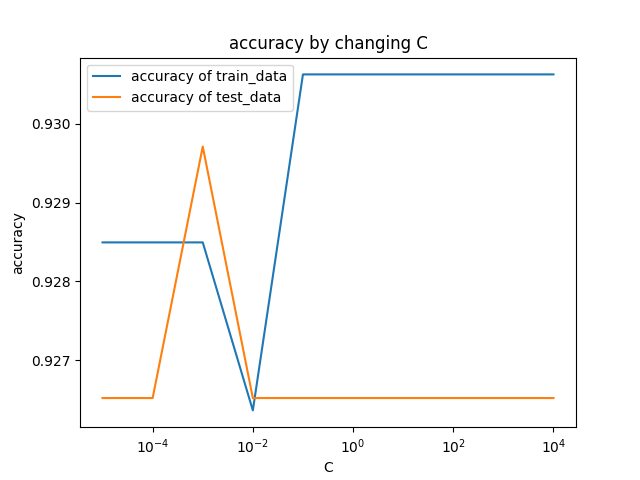

Write Python code to recreate this figure.
# coding: UTF-8
import matplotlib.pyplot as plt
from sklearn.linear_model import LogisticRegression
from sklearn.datasets import make_classification
from sklearn import preprocessing
from sklearn.model_selection import train_test_split

# データの生成
X, y = make_classification(
    n_samples=1250, n_features=4, n_informative=2, n_redundant=2, random_state=42)
train_X, test_X, train_y, test_y = train_test_split(X, y, random_state=42)

# Cの値の範囲を設定(今回は1e-5,1e-4,1e-3,0.01,0.1,1,10,100,1000,10000)
C_list = [10 ** i for i in range(-5, 5)]

# グラフ描画用の空リストを用意
train_accuracy = []
test_accuracy = []

# 以下にコードを書いてください。
for C in C_list:
    model = LogisticRegression(C=C, random_state=42)
    model.fit(train_X, train_y)
    train_accuracy.append(model.score(train_X, train_y))
    test_accuracy.append(model.score(test_X, test_y))

# コードの編集はここまでです。


# グラフの準備
# semilogx()はxのスケールを10のx乗のスケールに変更する
plt.semilogx(C_list, train_accuracy, label="accuracy of train_data")
plt.semilogx(C_list, test_accuracy, label="accuracy of test_data")
plt.title("accuracy by changing C")
plt.xlabel("C")
plt.ylabel("accuracy")
plt.legend()
plt.savefig("param_c_logistic_regression.png")
